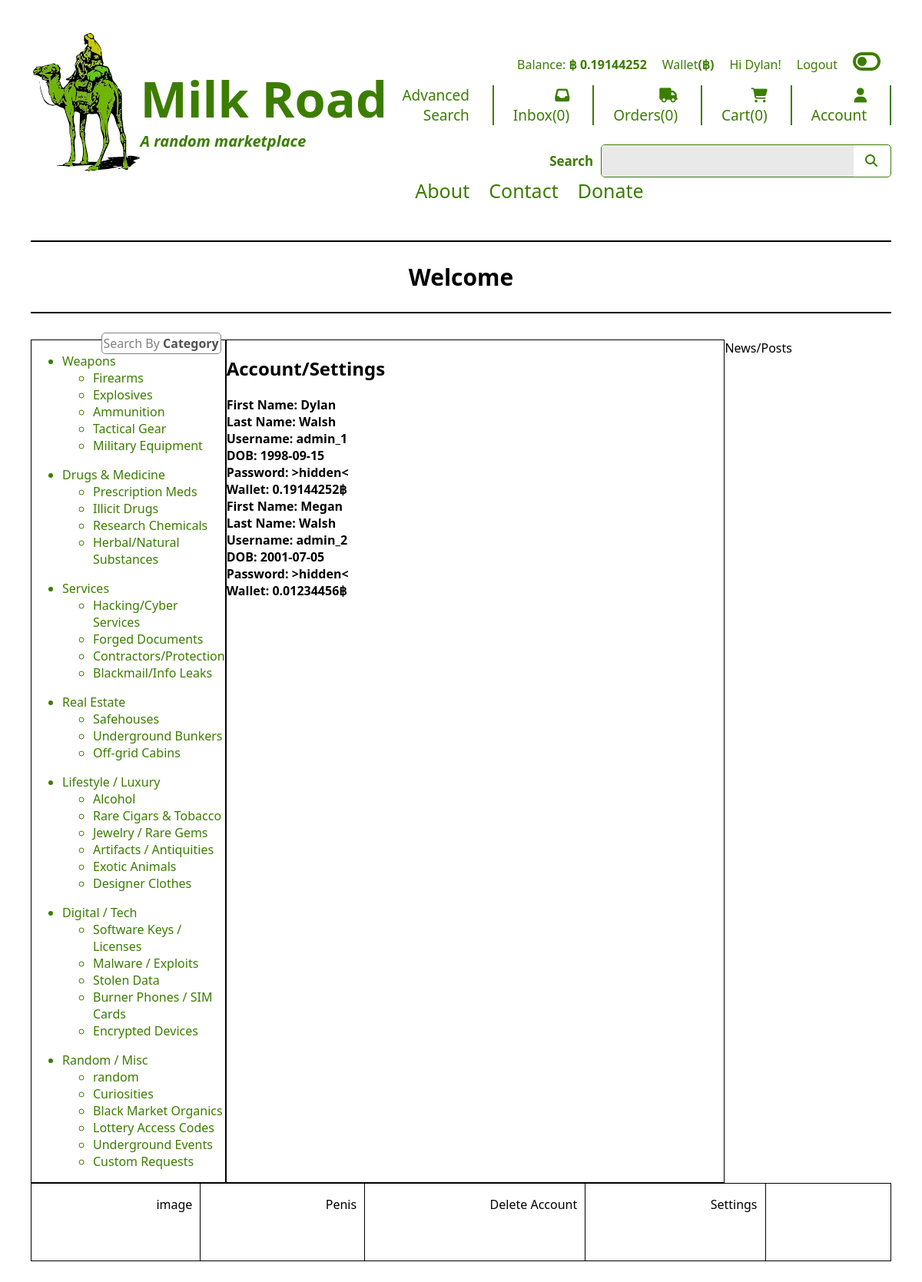
/account_details (signed in), run on an earlier commit of the app's database.
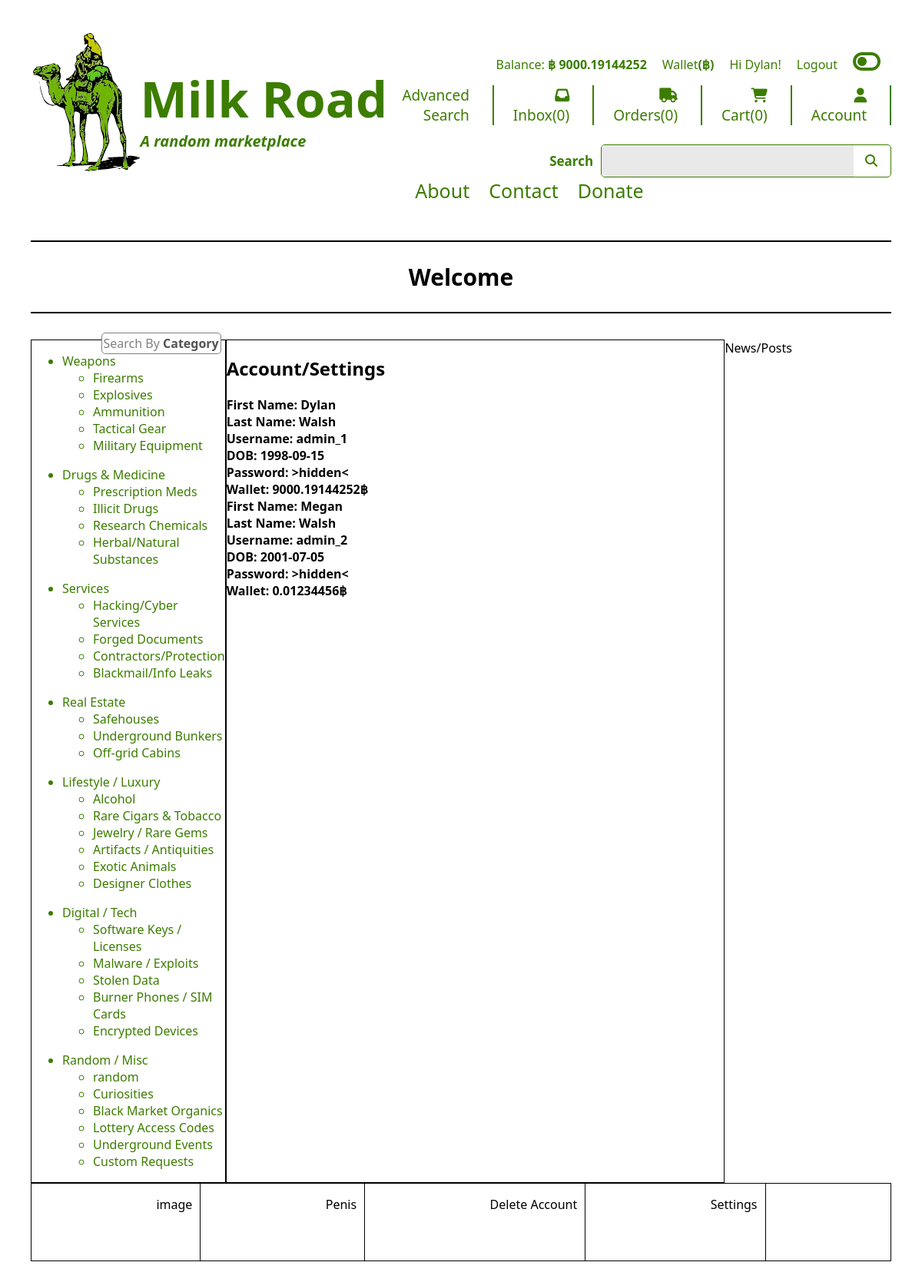
And on a later commit of the database.
### tables this page shows
CREATE TABLE UserInfo(
    user_id INTEGER PRIMARY KEY AUTOINCREMENT,
    first_name TEXT,
    last_name TEXT,
    birthday DATE,
    username TEXT,
    funds TEXT DEFAULT '0.01234456',
    password TEXT NOT NULL
);

### app.py (the view)
@app.route("/account_details")
@login_required
def account_details():
    db = get_db()
    user = db.execute("""SELECT * FROM UserInfo;""").fetchall()
    return render_template("account.html", UserInfo=user, product=product)

### app.py (called while the page is built)
@app.before_request
def show_logged_user():
    g.user =session.get("first_name", None)
    g.funds = session.get('funds', None) # getting funds from session in login with whatever user is on at that time
    g.user_id = session.get('user_id', None)
    print(f'{g.user_id}')

def login_required(view):
    @wraps(view)
    def wrapped_view(*args, **kwargs):
        if g.user is None:
            return redirect(url_for("login", next=request.url))
        return view(*args, **kwargs)
    return wrapped_view

@app.context_processor # This decorator runs whenever a template is rendered*(doesnt matter which one), It will automically be added to every template. You dont need to rewirtie product=product in every route
def inject_cart_count():
    cart = session.get("cart", {}) # getting the 'cart' key from the flask session if it exists
    total_cart_count = sum(cart.values()) # summing all cart values together
    return dict(total_cart_count=total_cart_count)  # returning a dict(total_cart_count with a total count that can be shown in any html template YAYAYAYA)

### templates/account.html
{% extends 'base.html' %}
{% block main_content %}
<h2>Account/Settings</h2>
{% for user in UserInfo %}
    <div>
    <b><div>First Name: {{ user["first_name"] }}</div>
    <div>Last Name: {{ user["last_name"] }}</div>
    <div>Username: {{ user["username"] }}</div>
    <div>DOB: {{ user["birthday"] }}</div>
    <div>Password: >hidden< </div>
    <div>Wallet: {{ user["funds"] }}฿</div></b>
    </div>
{% endfor %}
{% endblock %}

### templates/base.html (shortened to what the changed rows need)
<!DOCTYPE html>
<html lang="en">
<head>
    <link rel="stylesheet" href="{{ url_for('static', filename='styles/styles.css') }}">
    <link rel="stylesheet" href="{{ url_for('static', filename='styles/dark_mode.css') }}">
</head>
<body>
    <div class="parent">
        <div class="header">
            <a href="{{ url_for('index') }}">
                <div id="main_text_box">
                    <h1 id="main_text">Milk Road</h1>
                    <em>
                        <h2 id="sub_text">A random marketplace</h2>
                    </em>
                </div>
            </a>
        </div>
        <div class="nav">
            <div id="global" class="toggle-off">
                {% if g.user %}
                <a>
                    <p>Balance: <b style="color: #3C7D00;">฿ {{ g.funds }}</b></p>
                </a>
                <a href="{{ url_for('wallet') }}">
                    <p>Wallet<b>(฿)</b></p>
                </a>
                <p>Hi {{ g.user }}!</p>
                <a href="{{ url_for('logout') }}">
                    <p>Logout</p>
                </a>
                {% else %}
                <p>(Not logged in)</p>
                <a href="{{ url_for('login') }}">
                    <div>Login</div>
                </a>
                {% endif %}
                <div id="toggle-icon" class="toggle-off">
                    <i onclick="toggleIcon(); darkMode();" class="fas fa-toggle-off toggle-icon fa-2xl "
                        id="toggle-off"></i>
                </div>
            </div>
        </div>
        <div class="marquee">
            <div id="marquee_content">
                <h2>Welcome</h2>
            </div>
        </div>
        <div class="main">
            {% block main_content %}
            {% endblock %}
        </div>
    </div>
</body>
</html>

What changed in the data, as far as the page shows it:
changed UserInfo "Dylan": funds "0.19144252" → "9000.19144252"
Also different on the page:
{{ g.funds }}: "0.19144252" → "9000.19144252"
